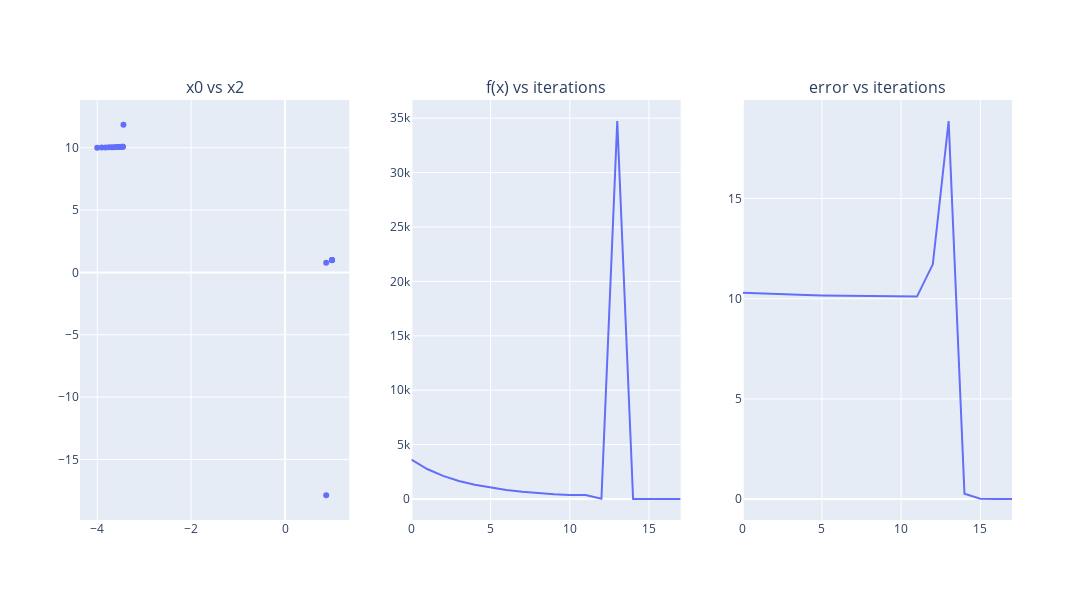

The notebook cell saved with this chart:
### Code cell
comb_f = [f(x) for x in comb_path]
opt = np.array([1, 1])
comb_d = [np.linalg.norm(x - opt) for x in comb_path]

fig3 = make_subplots(rows=1, cols=3, subplot_titles=("x0 vs x2", "f(x) vs iterations", "error vs iterations"))
fig3.add_trace(px.scatter(x=comb_path_x0, y=comb_path_x1).data[0], row=1, col=1)
fig3.add_trace(px.line(x=np.arange(len(comb_f)), y=comb_f).data[0], row=1, col=2)
fig3.add_trace(px.line(x=np.arange(len(comb_d)), y=comb_d).data[0], row=1, col=3)
fig3.update_layout(height=600, width=1300)
fig3.show()

### Figure 1 — Plotly figure (JSON) as saved in the notebook; plotly's stock layout.template omitted (floating-point values rounded to 4 significant figures)
{"data": [{"hovertemplate": "x=%{x}<br>y=%{y}<extra></extra>", "legendgroup": "", "marker": {"color": "#636efa", "symbol": "circle"}, "mode": "markers", "name": "", "orientation": "v", "showlegend": false, "type": "scatter", "x": [-4, -3.904, -3.822, -3.752, -3.691, -3.638, -3.592, -3.551, -3.514, -3.482, -3.453, -3.453, -3.441, 0.876, 0.876, 1.0, 1.0, 1], "xaxis": "x", "y": [10, 10.01, 10.02, 10.03, 10.04, 10.05, 10.05, 10.06, 10.06, 10.07, 10.07, 10.07, 11.84, -17.87, 0.7674, 0.9846, 1.0, 1.0], "yaxis": "y"}, {"hovertemplate": "x=%{x}<br>y=%{y}<extra></extra>", "legendgroup": "", "line": {"color": "#636efa", "dash": "solid"}, "marker": {"symbol": "circle"}, "mode": "lines", "name": "", "orientation": "v", "showlegend": false, "type": "scatter", "x": [0, 1, 2, 3, 4, 5, 6, 7, 8, 9, 10, 11, 12, 13, 14, 15, 16, 17], "xaxis": "x2", "y": [3625, 2758.0, 2127.0, 1659.0, 1307.0, 1038.0, 831.3, 669.9, 543.2, 443.0, 363.2, 363.2, 19.73, 34740.0, 0.01537, 0.02362, 4.28e-16, 1.972e-29], "yaxis": "y2"}, {"hovertemplate": "x=%{x}<br>y=%{y}<extra></extra>", "legendgroup": "", "line": {"color": "#636efa", "dash": "solid"}, "marker": {"symbol": "circle"}, "mode": "lines", "name": "", "orientation": "v", "showlegend": false, "type": "scatter", "x": [0, 1, 2, 3, 4, 5, 6, 7, 8, 9, 10, 11, 12, 13, 14, 15, 16, 17], "xaxis": "x3", "y": [10.3, 10.26, 10.23, 10.21, 10.18, 10.17, 10.15, 10.14, 10.13, 10.12, 10.11, 10.11, 11.72, 18.87, 0.2635, 0.01537, 4.626e-08, 4.441e-16], "yaxis": "y3"}], "layout": {"annotations": [{"font": {"size": 16}, "showarrow": false, "text": "x0 vs x2", "x": 0.1444, "xanchor": "center", "xref": "paper", "y": 1, "yanchor": "bottom", "yref": "paper"}, {"font": {"size": 16}, "showarrow": false, "text": "f(x) vs iterations", "x": 0.5, "xanchor": "center", "xref": "paper", "y": 1, "yanchor": "bottom", "yref": "paper"}, {"font": {"size": 16}, "showarrow": false, "text": "error vs iterations", "x": 0.8556, "xanchor": "center", "xref": "paper", "y": 1, "yanchor": "bottom", "yref": "paper"}], "height": 600, "width": 1300, "xaxis": {"anchor": "y", "domain": [0, 0.2889]}, "xaxis2": {"anchor": "y2", "domain": [0.3556, 0.6444]}, "xaxis3": {"anchor": "y3", "domain": [0.7111, 1]}, "yaxis": {"anchor": "x", "domain": [0, 1]}, "yaxis2": {"anchor": "x2", "domain": [0, 1]}, "yaxis3": {"anchor": "x3", "domain": [0, 1]}}}
